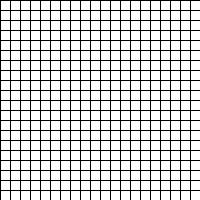
Frame 1 (no input)
Frame 60 (the mouse pressed at the canvas centre just before this capture): identical to frame 1, image omitted
Frame 120 (the mouse held since frame 60 and released just before this capture): identical to frame 1, image omitted

The Processing sketch that drew this single still picture (run headless with seeded random() and noise(); from frame 60 on, the mouse is pressed at the canvas centre):

// Processing sketch: ZThomas_PP4_1e
// ── ZThomas_PP4_1e.pde
float x = 0;
float y = 0;
void setup() {
  size(200,200);
}

void draw() {

  y = 0;
for(int x = 0; x < width; x = x + 10) { 
  for (int y =0; y < height; y = y +10) {
  rect(x,y,10,10);
  
  
 
  //rect(x,y - 10,10,10);
 // if (y < height) {
  
  //y = y + 10;
 // }
}
}
}
